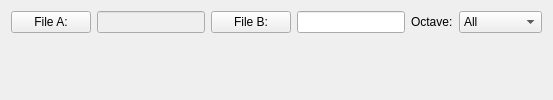
        <widget class="QWidget" name="tabrt60">
         <property name="sizePolicy">
          <sizepolicy hsizetype="Expanding" vsizetype="Expanding">
           <horstretch>0</horstretch>
           <verstretch>0</verstretch>
          </sizepolicy>
         </property>
         <attribute name="title">
          <string>RT60</string>
         </attribute>
         <layout class="QVBoxLayout" name="verticalLayout_2">
          <item>
           <layout class="QHBoxLayout" name="rt60horizontalLayout">
            <item>
             <widget class="QPushButton" name="inwavfileselectButton">
              <property name="text">
               <string>File A:</string>
              </property>
             </widget>
            </item>
            <item>
             <widget class="QLineEdit" name="rt60lineEdit">
              <property name="enabled">
               <bool>false</bool>
              </property>
              <property name="readOnly">
               <bool>true</bool>
              </property>
             </widget>
            </item>
            <item>
             <widget class="QPushButton" name="inwavfileBselectButton">
              <property name="text">
               <string>File B:</string>
              </property>
             </widget>
            </item>
            <item>
             <widget class="QLineEdit" name="fileBlineEdit">
              <property name="readOnly">
               <bool>true</bool>
              </property>
             </widget>
            </item>
            <item>
             <widget class="QLabel" name="rt60octavelabel">
              <property name="text">
               <string>Octave:</string>
              </property>
             </widget>
            </item>
            <item>
             <widget class="QComboBox" name="rt60comboBox">
              <item>
               <property name="text">
                <string>All</string>
               </property>
              </item>
              <item>
               <property name="text">
                <string>125 Hz</string>
               </property>
              </item>
              <item>
               <property name="text">
                <string>250 Hz</string>
               </property>
              </item>
              <item>
               <property name="text">
                <string>500 Hz</string>
               </property>
              </item>
              <item>
               <property name="text">
                <string>1000 Hz</string>
               </property>
              </item>
              <item>
               <property name="text">
                <string>2000 Hz</string>
               </property>
              </item>
              <item>
               <property name="text">
                <string>4000 Hz</string>
               </property>
              </item>
              <item>
               <property name="text">
                <string>8000 Hz</string>
               </property>
              </item>
              <item>
               <property name="text">
                <string>16000 Hz</string>
               </property>
              </item>
             </widget>
            </item>
           </layout>
          </item>
          <item>
           <widget class="Rt60Widget" name="rt60" native="true">
            <property name="sizePolicy">
             <sizepolicy hsizetype="Expanding" vsizetype="Expanding">
              <horstretch>0</horstretch>
              <verstretch>0</verstretch>
             </sizepolicy>
            </property>
           </widget>
          </item>
         </layout>
        </widget>
